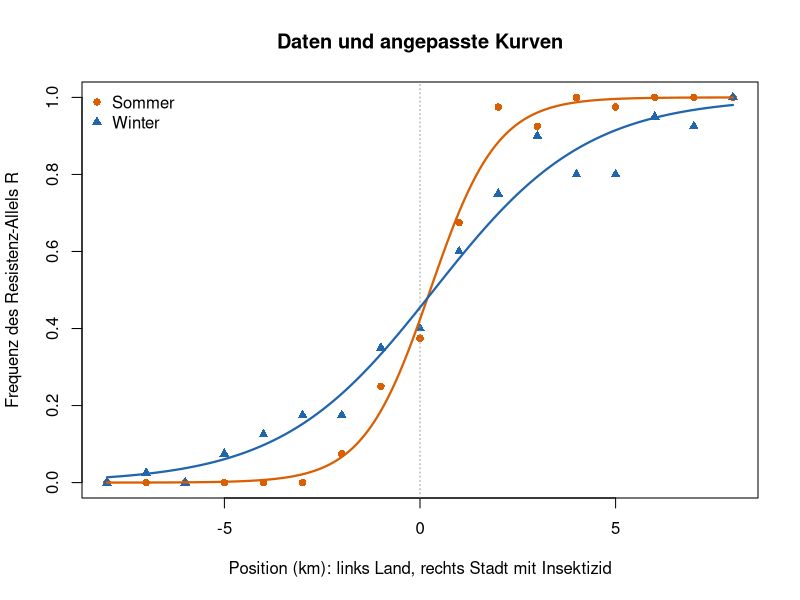
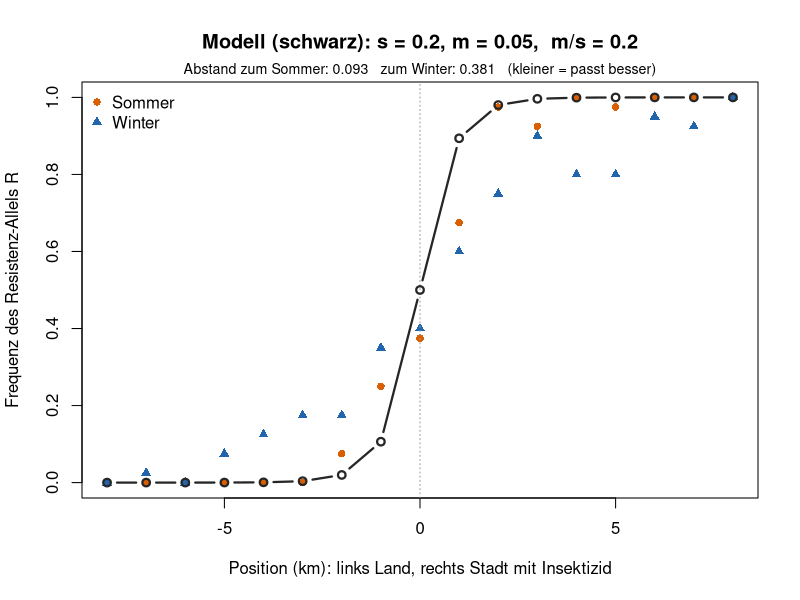
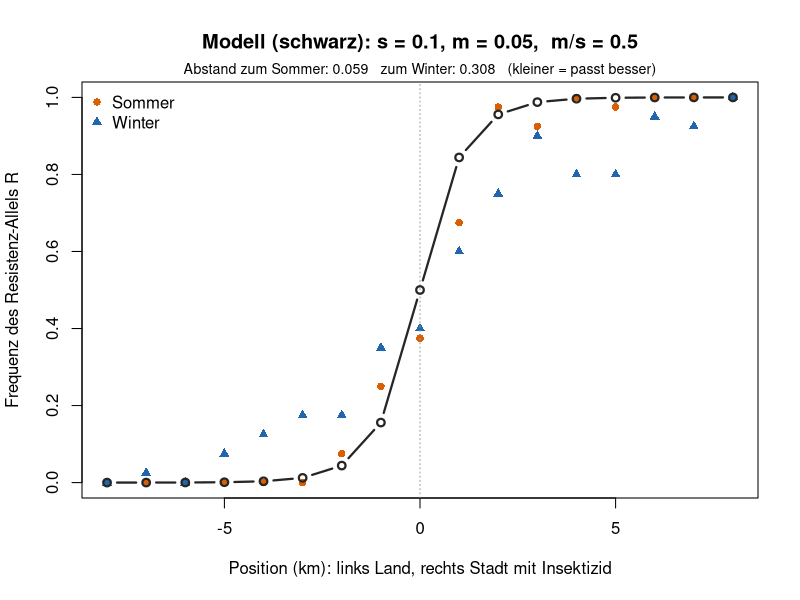

Generate these figures, in order, with R:
## ---- chunk 1
knitr::opts_chunk$set(echo = TRUE, warning = FALSE, message = FALSE,
                      fig.height = 4.6, fig.width = 7.5)
## ---- chunk 2
# Position in km: links (x < 0) Land ohne Insektizid, rechts (x > 0) Stadt mit Insektizid
x <- seq(-8, 8, by = 1)
n <- 40   # untersuchte Allele (Genkopien) pro Stelle

# Anzahl Resistenz-Allele R pro Stelle (Kursdaten)
k_sommer <- c(0, 0, 0, 0, 0, 0, 3, 10, 15, 27, 39, 37, 40, 39, 40, 40, 40)
k_winter <- c(0, 1, 0, 3, 5, 7, 7, 14, 16, 24, 30, 36, 32, 32, 38, 37, 40)

sommer <- data.frame(x = x, p = k_sommer / n)
winter <- data.frame(x = x, p = k_winter / n)
## ---- chunk 3
# Hilfsfunktionen (nicht verändern)
farben <- c(Sommer = "#d95f02", Winter = "#2166ac")

# Logistische Kurve: c = Zentrum (p = 0.5), b = Steilheit, Breite = 4 / b
logistisch <- function(x, c, b) 1 / (1 + exp(-b * (x - c)))

passe_an <- function(d) {
  nls(p ~ logistisch(x, c, b), data = d, start = list(c = 0, b = 1))
}

zeige_clines <- function(main = "Resistenz entlang des Transekts") {
  plot(sommer$x, sommer$p, pch = 16, col = farben["Sommer"], ylim = c(0, 1),
       xlab = "Position (km): links Land, rechts Stadt mit Insektizid",
       ylab = "Frequenz des Resistenz-Allels R", main = main)
  points(winter$x, winter$p, pch = 17, col = farben["Winter"])
  abline(v = 0, lty = 3, col = "grey60")
  legend("topleft", c("Sommer", "Winter"), pch = c(16, 17),
         col = farben, bty = "n")
}

vergleiche_clines <- function() {
  fit_s <- passe_an(sommer)
  fit_w <- passe_an(winter)
  zeige_clines(main = "Daten und angepasste Kurven")
  x_fein <- seq(-8, 8, length.out = 200)
  lines(x_fein, predict(fit_s, data.frame(x = x_fein)),
        col = farben["Sommer"], lwd = 2.2)
  lines(x_fein, predict(fit_w, data.frame(x = x_fein)),
        col = farben["Winter"], lwd = 2.2)
  tab <- rbind(Sommer = coef(fit_s), Winter = coef(fit_w))
  data.frame(zentrum_km = round(tab[, "c"], 1),
             breite_km  = round(4 / tab[, "b"], 1))
}

# Modell wie Woche 7, aber 17 Stellen in einer Reihe:
# 1. Selektion lokal: in der Stadt ist R besser, auf dem Land r
# 2. Migration: Anteil m/2 fliegt zu jeder Nachbarstelle
selektionsschritt <- function(p, w) {
  q <- 1 - p
  w_quer <- p^2 * w[1] + 2 * p * q * w[2] + q^2 * w[3]
  (p^2 * w[1] + p * q * w[2]) / w_quer
}

simuliere_cline <- function(s, m, generationen = 3000) {
  p <- rep(0.5, length(x))
  for (t in seq_len(generationen)) {
    for (i in seq_along(x)) {
      w <- if (x[i] > 0) c(1 + s, 1 + s / 2, 1) else c(1, 1 + s / 2, 1 + s)
      if (x[i] == 0) w <- c(1, 1, 1)
      p[i] <- selektionsschritt(p[i], w)
    }
    links  <- c(p[1], p[-length(p)])
    rechts <- c(p[-1], p[length(p)])
    p <- (1 - m) * p + m / 2 * links + m / 2 * rechts
  }
  p
}

# Abstand zwischen Modell und Daten (kleiner = passt besser)
abstand <- function(p_modell, daten) round(sum((p_modell - daten$p)^2), 3)

zeige_modell <- function(s, m) {
  p_modell <- simuliere_cline(s, m)
  zeige_clines(main = paste0("Modell (schwarz): s = ", s, ", m = ", m,
                             ",  m/s = ", round(m / s, 1)))
  lines(x, p_modell, col = "grey15", lwd = 2.2, type = "b", pch = 1)
  mtext(paste0("Abstand zum Sommer: ", abstand(p_modell, sommer),
               "   zum Winter: ", abstand(p_modell, winter),
               "   (kleiner = passt besser)"), side = 3, line = 0.2, cex = 0.85)
}
## ---- chunk 4
#| fig-height: 4.6
#| fig-width: 7.5
vergleiche_clines()
## ---- chunk 5
#| fig-height: 4.6
#| fig-width: 7.5
zeige_modell(s = 0.2, m = 0.05)   # hier s und m ändern
## ---- chunk 6
#| fig-height: 4.6
#| fig-width: 7.5
zeige_modell(s = 0.1, m = 0.05)   # hier s ändern
